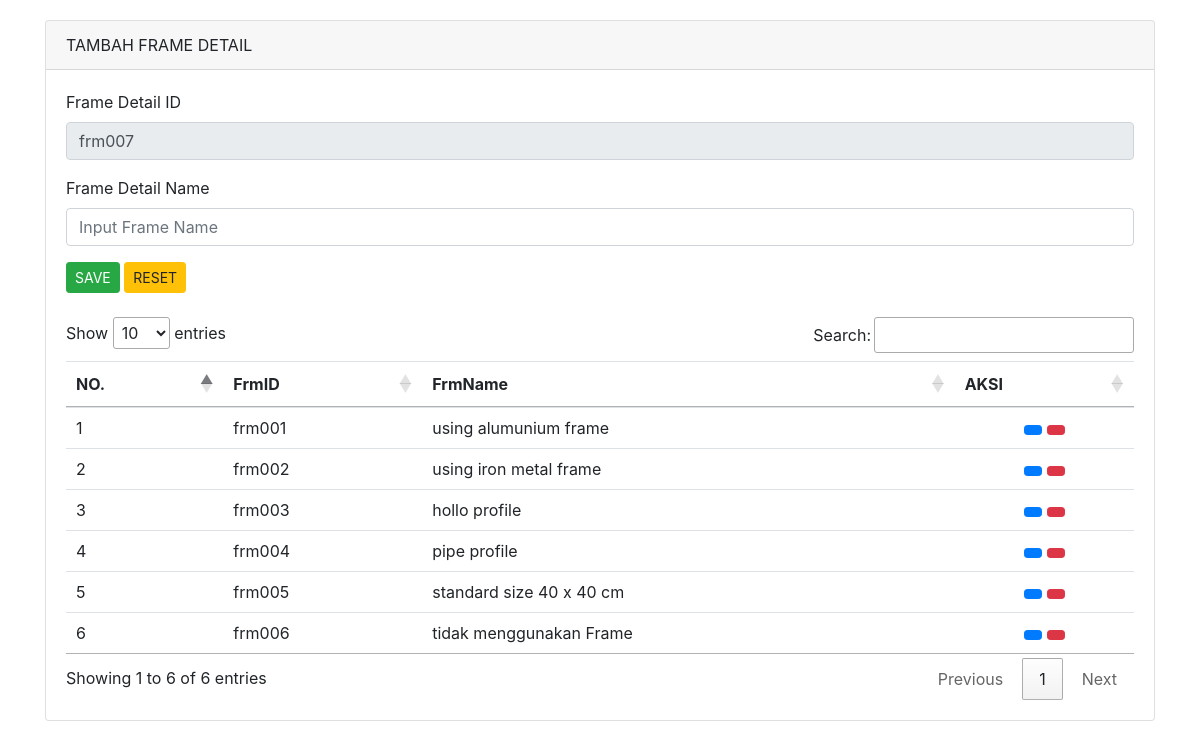
The page /pages/admin/frame-npd/index.php on the database its author committed.
### tables this page shows
CREATE TABLE `frame_detail` (
  `FrameID` varchar(15) NOT NULL,
  `FrameName` varchar(500) NOT NULL
);

### pages/admin/frame-npd/index.php (the view, shortened to what this page needs)
<!doctype html>
<html lang="en">
  <head>
    <link rel="stylesheet" href="https://stackpath.bootstrapcdn.com/bootstrap/4.4.1/css/bootstrap.min.css">
    <link rel="stylesheet" href="//cdn.datatables.net/1.10.20/css/jquery.dataTables.min.css">
  </head>
  <body>
    <?php
	include 'config/database.php';
  $query5 = "SELECT max(FrameID) as kodeTerbesar FROM frame_detail";
  $hasil = mysqli_query($kon,$query5);
	$data5 = mysqli_fetch_array($hasil);
	$kodeBarang = $data5['kodeTerbesar'];
	$urutan = (int) substr($kodeBarang, 3, 5);
	$urutan++;
	$huruf = "frm";
	$kodeBarang = $huruf . sprintf("%03s", $urutan);
	?>
    <div class="container" style="margin-top: 20px">
      <div class="row">
        <div class="col-md-12">
          <div class="card">
            <div class="card-header">
              TAMBAH FRAME DETAIL
            </div>
            <div class="card-body">
             <form action="pages/admin/frame-npd/simpan-frame-npd.php"  method="POST">
                <div class="form-group">
                  <label>Frame Detail ID</label>
                  <input type="text" name="FrameID"  required="required" value="<?php echo $kodeBarang ?>" class="form-control" readonly>
                </div>
                <div class="form-group">
                  <label>Frame Detail Name</label>
                  <input type="text" name="FrameName" placeholder="Input Frame Name" class="form-control">
                </div>
                <button type="submit" class="btn btn-sm btn-success">SAVE</button>
                <button type="reset" class="btn btn-sm btn-warning">RESET</button>
              </form>
              <br/>
              <div class="table-responsive">
              <table class="table table-hover" id="deptTable">
                <thead>
                  <tr>
                    <th scope="col">NO.</th>
                    <th scope="col">FrmID</th>
                    <th scope="col">FrmName</th>
                    <th scope="col">AKSI</th>
                  </tr>
                </thead>
                <tbody>
                  <?php
                      include 'config/database.php';
                      $no = 1;
                      $query = mysqli_query($kon,"SELECT * FROM frame_detail");
                      while($row = mysqli_fetch_array($query)){
                  ?>
                  <tr>
                      <td><?php echo $no++ ?></td>
                      <td><?php echo $row['FrameID'] ?></td>
                      <td><?php echo $row['FrameName'] ?></td>
                      <td class="text-center">
                        <a href="pages/admin/frame-npd/edit-frame-npd.php?id=<?php echo $row['FrameID'] ?>" class="btn btn-sm btn-primary"><i class="fa fa-regular fa-edit"></i></a>
                        <a href="pages/admin/frame-npd/hapus-frame-npd.php?id=<?php echo $row['FrameID'] ?>&name=<?php echo $row['FrameName'] ?>" class="btn btn-sm btn-danger"><i class="fa fa-regular fa-trash"></i></a>
                      </td>
                  </tr>
                <?php } ?>
                </tbody>
              </table>
              </div>
            </div>
          </div>
      </div>
    </div>
  </body>
</html>

### rows shown on the page
frame_detail: FrameID "frm001", FrameName "using alumunium frame"
frame_detail: FrameID "frm002", FrameName "using iron metal frame"
frame_detail: FrameID "frm003", FrameName "hollo profile"
frame_detail: FrameID "frm004", FrameName "pipe profile"
frame_detail: FrameID "frm005", FrameName "standard size 40 x 40 cm"
frame_detail: FrameID "frm006", FrameName "tidak menggunakan Frame"
